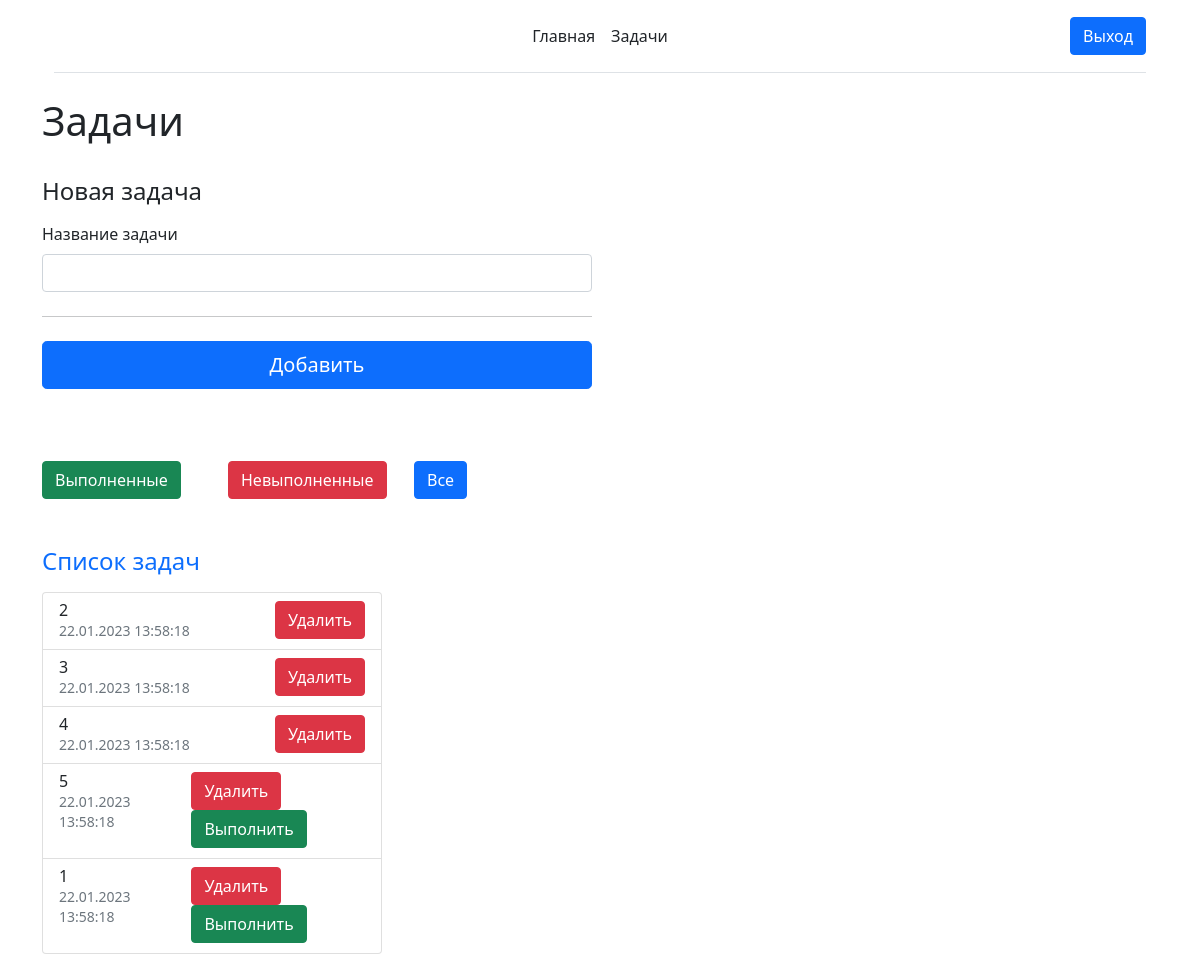
Page /?controller=tasks (signed in) on the committed database.
### tables this page shows
CREATE TABLE tasks (
    id INTEGER NOT NULL PRIMARY KEY AUTOINCREMENT,
    user_id INTEGER,
    description VARCHAR (150),
    isDone INTEGER DEFAULT (0) 
);

### controller/TasksController.php (called while the page is built, shortened)
<?php
include_once "model/User.php";
include_once "model/Task.php";
include_once "model/TaskProvider.php";
$pdo = require 'db.php';
$filtred = false;
if (isset($_SESSION['username'])) {
    $username = $_SESSION['username']->getUsername();
} else {
    header("Location: /");
    die();
}
$taskProvider = new TaskProvider($pdo);
$pageHeader = "Задачи";
if ($filtred === false) {
    $tasks = $taskProvider->getAllList();
}
include "view/tasks.php";

### index.php (called while the page is built)
<?php
$controller = $_GET['controller'] ?? 'index';
$routes = require 'routes.php';
require_once $routes[$controller] ?? die('404');

### model/User.php (called while the page is built, shortened)
<?php
class User
{
    private string $username;
    public function getUsername(): string
    {
        return $this->username;
    }
}

### model/TaskProvider.php (called while the page is built, shortened)
<?php
class TaskProvider
{
    private PDO $pdo;
    public function __construct(PDO $pdo)
    {
        $this->pdo = $pdo;
    }
    public function getAllList(): array
    {
        $statement = $this->pdo->prepare(
            'SELECT * FROM tasks WHERE user_id = :id'
        );
        $statement->execute([
            'id' => $_SESSION['user_id'],
        ]);
        return $statement->fetchAll(PDO::FETCH_CLASS | PDO::FETCH_PROPS_LATE, Task::class);
    }
}

### model/Task.php (called while the page is built, shortened)
<?php
class Task
{
    private int $id;
    private string $description;
    private bool $isDone;
    private DateTime $dateCreated;
    public function __construct(string $description = '', bool $isDone = false)
    {
        $this->description = $description;
        $this->isDone = $isDone;
        $this->dateCreated = new DateTime();
    }
    public function getDescription(): string
    {
        return $this->description;
    }
    public function isDone(): bool
    {
        return $this->isDone;
    }
    public function getId(): int
    {
        return $this->id;
    }
    public function getDateCreated(): string {
		return $this->dateCreated->format('d.m.Y H:i:s');
	}
}

### view/tasks.php (the view, shortened to what this page needs)
<!doctype html>
<html lang="en">
<head>
    <link
        href="https://cdn.jsdelivr.net/npm/bootstrap@5.0.0-beta1/dist/css/bootstrap.min.css"
        rel="stylesheet"
>
</head>
<body>
    <div class="container">
    <?php include "menu.php" ?>
    <h1><?= $pageHeader ?></h1>
    <br>
    <h4 class="mb-3">Новая задача</h4>
        <form action="/?controller=tasks&action=add" method="post" class="needs-validation" novalidate>
        <div class="row g-3">
            <div class="col-sm-6">
            <label for="task" class="form-label">Название задачи</label>
            <input type="text" class="form-control" id="task" name="task" placeholder="" value="" required>
            <hr class="my-4">
            <button class="w-100 btn btn-primary btn-lg" type="submit">Добавить</button>
            </div>
        </div>
        </form>
        <br>
    <div class="row g-5">
    <div class="row g-5">
            <form method="post" action="/?controller=tasks&action=showDone" class="col-lg-2 ">
                <button class="w-5 btn btn-success" type="submit">Выполненные</button>
            </form>
            <form method="post" action="/?controller=tasks&action=showUnDone" class="col-lg-2 ">
                <button class="w-5 btn btn-danger" type="submit">Невыполненные</button>
            </form>
            <form method="post" action="/?controller=tasks&action=showAll" class="col-lg-2 ">
                <button class="w-5 btn btn-primary" type="submit">Все</button>
            </form>
    </div>
    <div class="col-md-5 col-lg-4 order-md-last">
        <h4 class="d-flex justify-content-between align-items-center mb-3">
        <span class="text-primary">Список задач</span>
        </h4>
        <ul class="list-group mb-3">
            <?php if (count($tasks) > 0):?>
                <?php foreach ($tasks as $task): ?>
                    <li class="list-group-item d-flex justify-content-between lh-sm">
                    <div id="<?=$task->getId()?>">
                        <h6 class="my-0"><?=$task->getDescription()?></h6>
                        <small class="text-muted"><?=$task->getDateCreated()?></small>
                    </div>
                    <div class="form-check" >
                        <a class="w-5 btn btn-danger" href="/?controller=tasks&action=dell&id=<?=$task->getId()?>">Удалить</a>
                        <?php if (!$task->isDone()):?>
                        <a class="w-5 btn btn-success" href="/?controller=tasks&action=done&id=<?=$task->getId()?>">Выполнить</a>
                        <?php endif ?>
                    </div>
                <?php endforeach; ?>
            <?php endif ?>
        </ul>
    </div>
    </div>
</body>
</html>

### view/menu.php (shortened to what this page needs)
<head>
    <link
        href="https://cdn.jsdelivr.net/npm/bootstrap@5.0.0-beta1/dist/css/bootstrap.min.css"
        rel="stylesheet"
>
</head>
<body>
<main>
<div class="container">
    <header class="d-flex flex-wrap align-items-center justify-content-center justify-content-md-between py-3 mb-4 border-bottom">
    <ul class="nav col-12 col-md-auto mb-2 justify-content-center mb-md-0">
        <li><a href="/" class="nav-link px-2 link-dark">Главная</a></li>
        <?php if ($username !== null) : ?>
        <a href="/?controller=tasks" class="nav-link px-2 link-dark">Задачи</a>
        <?php endif ?>
    </ul>
    <div class="col-md-3 text-end">
        <?php if ($username !== null) : ?>
            <button onclick="window.location.href='?action=logout';" type="button" class="btn btn-primary">Выход</button>
        <?php endif ?>
    </div>
    </header>
</div>
</main>
</body>

### rows in the picture
tasks: description "2", DateCreated "22.01.2023 13:58:18"
tasks: description "3", DateCreated "22.01.2023 13:58:18"
tasks: description "4", DateCreated "22.01.2023 13:58:18"
tasks: description "5", DateCreated "22.01.2023 13:58:18"
tasks: description "1", DateCreated "22.01.2023 13:58:18"

### other values in the picture
$pageHeader "Задачи"
